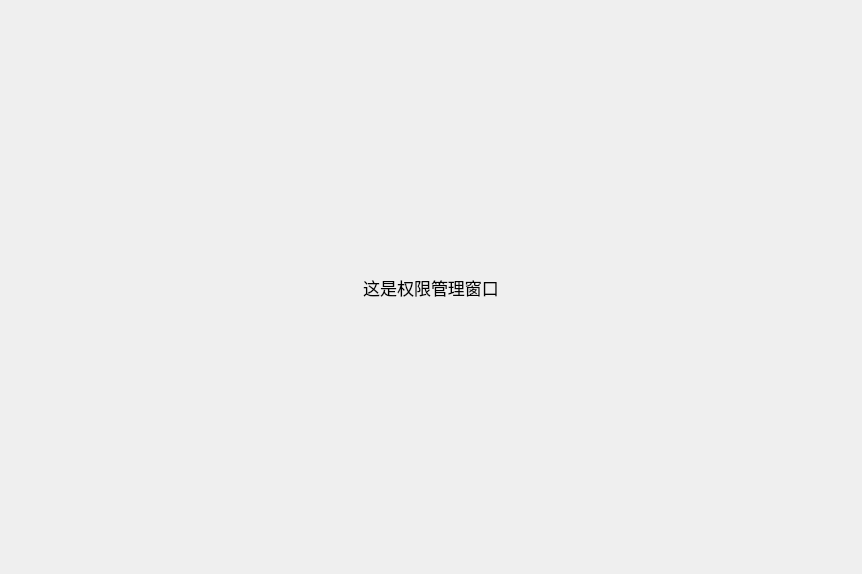
<?xml version="1.0" encoding="UTF-8"?>
<ui version="4.0">
 <class>PermissionWindow</class>
 <widget class="QWidget" name="PermissionWindow">
  <property name="geometry">
   <rect>
    <x>0</x>
    <y>0</y>
    <width>862</width>
    <height>574</height>
   </rect>
  </property>
  <property name="windowTitle">
   <string>Form</string>
  </property>
  <property name="styleSheet">
   <string notr="true"/>
  </property>
  <layout class="QGridLayout" name="gridLayout">
   <property name="leftMargin">
    <number>0</number>
   </property>
   <property name="topMargin">
    <number>0</number>
   </property>
   <property name="rightMargin">
    <number>0</number>
   </property>
   <property name="bottomMargin">
    <number>0</number>
   </property>
   <property name="spacing">
    <number>0</number>
   </property>
   <item row="0" column="0">
    <widget class="QLabel" name="label">
     <property name="font">
      <font>
       <family>Segoe UI Semibold</family>
       <pointsize>13</pointsize>
       <italic>false</italic>
       <bold>false</bold>
      </font>
     </property>
     <property name="text">
      <string>这是权限管理窗口</string>
     </property>
     <property name="alignment">
      <set>Qt::AlignCenter</set>
     </property>
    </widget>
   </item>
  </layout>
 </widget>
 <resources/>
 <connections/>
</ui>
